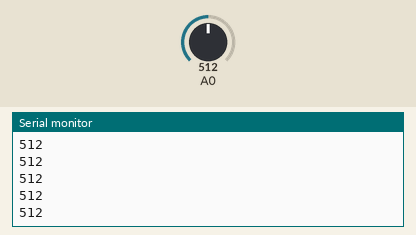
A sketch run on a simulated Arduino Uno, built with avr-gcc and run on an emulated ATmega328P. Parts: the last lines printed to the serial monitor. Inputs (shaded band) come from the test bench; at power-on: A0 = 512.

Above: at 1.2 s.
1.3 s: A0 set to 716
At 1.32 s:
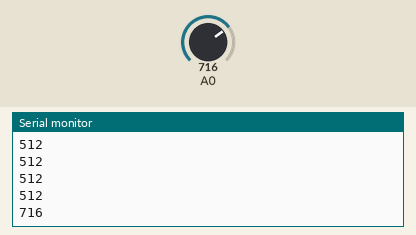
2.8 s: A0 set to 900
At 2.83 s:
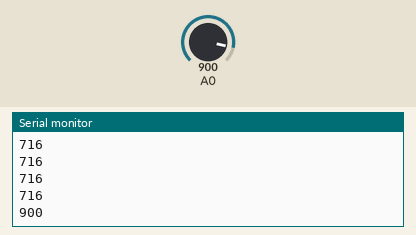
Timing chart, 0 to 5.8 s (numbered marks = the images above; inputs shaded):
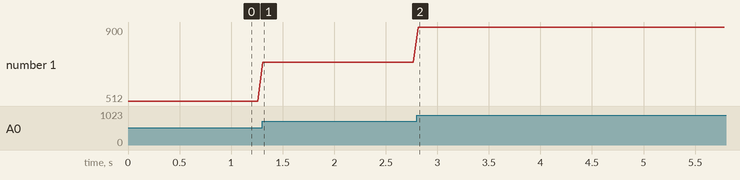

The sketch:

_10._Senzor_umiditate.ino
```cpp
void setup() {
  // put your setup code here, to run once:
  Serial.begin(9600);
}

void loop() {
  // put your main code here, to run repeatedly:
  int nivelUmiditate = analogRead(0);
  Serial.println(nivelUmiditate);
  delay(50);
}
```

Measured:
- after the input at 1.3 s, the serial monitor: prints a new line at once (image 1)
- after the input at 2.8 s, the serial monitor: prints a new line at once (image 2)
- plotted number 1: 512 → 716 after the input at 1.3 s, 716 → 900 after the input at 2.8 s
